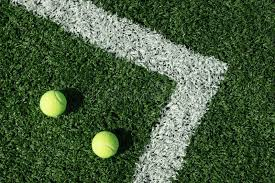
#> input picture images/balls.png, 275 x 183 px
$ jupyter execute --allow-errors ablation.ipynb
#> lines starting #> are read from the running program, lines starting #| are printed output that depends on the picture; after the words box and inside, x2 and y2 are one past the last pixel; in counts of white or black regions, pixels touching at a corner belong together
### code/inpainting.py
import cv2
import numpy as np
import matplotlib.pyplot as plt
from nnf import NNF
from time import time

class InpaintNNF:
    def __init__(self, image, mask, patch_w=7, max_pm_iters=5):
        assert image.shape[1] == mask.shape[1] and image.shape[0] == mask.shape[0]
        self.image = image
        self.mask = mask
        self.patch_w = patch_w
        self.max_pm_iters = max_pm_iters
        self.pyramid = []

        self._build_pyramid()


    def _build_pyramid(self):
        self.pyramid.append((self.image, self.mask))
        img = self.image.copy()
        mask = self.mask.copy()
        stopping_patch_size = self.patch_w
        while img.shape[0] >= stopping_patch_size and img.shape[1] >= stopping_patch_size:
            img, mask = self._downsample_img_and_mask(img, mask, 2)
            self.pyramid.append((img, mask))


    def _downsample_img_and_mask(self, img, mask, factor=2):
        blur_kernel = np.array([[1, 5, 10, 5, 1]]).astype(np.float32)
        blur_kernel = blur_kernel.T @ blur_kernel

        new_img = np.zeros((img.shape[0]//factor, img.shape[1]//factor, 3)).astype(np.float32)
        new_mask = np.ones((mask.shape[0]//factor, mask.shape[1]//factor)).astype(np.float32)

        img = np.pad(img, ((2, 2), (2, 2), (0, 0)), mode='edge').astype(np.float32)
        mask = np.pad(mask, ((2, 2), (2, 2)), mode='edge').astype(np.float32)

        for x in range(2, img.shape[1]-2-1, 2):
            for y in range(2, img.shape[0]-2-1, 2):
                mask_patch = mask[y-2:y+3, x-2:x+3]
                sum_non_zero = np.sum(mask_patch * blur_kernel)
                for c in range(3):
                    img_patch = img[y-2:y+3, x-2:x+3, c]
                    val = np.sum(img_patch * mask_patch * blur_kernel)
                    if sum_non_zero > 0:
                        val /= sum_non_zero
                        new_img[(y-2)//2, (x-2)//2, c] = val
                    else:
                        new_mask[(y-2)//2, (x-2)//2] = 0

        return new_img.astype(np.uint8), new_mask.astype(np.uint8)


    def _upsample_img(self, img, final_size):
        height, width = final_size[:2]
        return cv2.resize(img.astype(np.uint8), (width, height)).astype(np.int32)


    def _get_patch_similarity(self, nnf_object, ax, ay, bx, by):
        patch_dist = nnf_object.patch_distance(ax, ay, bx, by)
        return 1 - patch_dist/nnf_object.MAX_PATCH_DIFF

    # [69 lines left out: functions weighted_copy, e_step, m_step, expectation_maximization, not called in this run]

    def inpaint(self):

        inpainted_images = []

        num_pyramid_levels = len(self.pyramid)
        inpainted_img = None
        running_nnf_src_to_target = None
        running_nnf_target_to_src = None
        for level in range(num_pyramid_levels-1, 0, -1):
            start_time = time()

            iterEM = 1+2*level
            iterNNF = min(self.max_pm_iters, 1+level)
            src, mask = self.pyramid[level]
            no_mask = np.ones_like(mask)

            if level == num_pyramid_levels-1:
                inpainted_img = src.copy()

                nnf_src_to_target_obj = NNF(src, inpainted_img, mask_a=mask, mask_b=no_mask, patch_w=self.patch_w, pm_iters=iterNNF)
                nnf_src_to_target_obj.initialize_nnf_with_mask(mask)

                nnf_target_to_src_obj = NNF(inpainted_img, src, mask_a=no_mask, mask_b=mask, patch_w=self.patch_w, pm_iters=iterNNF)
                nnf_target_to_src_obj.initialize_nnf_with_mask(mask)
            else:
                nnf_src_to_target_obj = NNF(src, inpainted_img, mask_a=mask, mask_b=no_mask, patch_w=self.patch_w, pm_iters=iterNNF)
                nnf_src_to_target_obj.initialize_nnf_with_other_nnf(running_nnf_src_to_target)
                nnf_src_to_target_obj.initialize_nnf_with_mask(mask)

                nnf_target_to_src_obj = NNF(inpainted_img, src, mask_a=no_mask, mask_b=mask, patch_w=self.patch_w, pm_iters=iterNNF)
                nnf_target_to_src_obj.initialize_nnf_with_other_nnf(running_nnf_target_to_src)
                nnf_target_to_src_obj.initialize_nnf_with_mask(mask)

            for em_step in range(iterEM):

                inpainted_img, running_nnf_src_to_target, running_nnf_target_to_src = self.expectation_maximization(
                    nnf_src_to_target_obj, nnf_target_to_src_obj, level, is_last_iter=(em_step == iterEM-1))

                nnf_src_to_target_obj.b = inpainted_img.copy()
                nnf_target_to_src_obj.a = inpainted_img.copy()

            inpainted_images.append(inpainted_img.astype(np.uint8))

            print("Level", level, "done in", time()-start_time, "seconds.")

        return inpainted_images


### code/ablation.ipynb
[cell 1]
import cv2
import numpy as np
import matplotlib.pyplot as plt
from inpainting import InpaintNNF

[cell 2]
def test_inpainting(src_path, mask_path, patch_w=7, max_pm_iters=5):
#> called with src_path = '../images/balls.png', mask_path = '../images/balls_mask.png', patch_w = 7, max_pm_iters = 5
    src_img = cv2.imread(src_path)
#> src_img is the input picture: shape (183, 275, 3); mean B, G, R 62.1, 92.9, 70.8
    mask = cv2.imread(mask_path, cv2.IMREAD_GRAYSCALE)
    mask = np.where(mask > 127, 1, 0).astype(np.uint8)

    inpainter = InpaintNNF(src_img, mask, patch_w=patch_w, max_pm_iters=max_pm_iters)
    inpainted_images = inpainter.inpaint()

    sources = []
    masks =[]

    for i in range(len(inpainter.pyramid)):
        sources.append(inpainter.pyramid[i][0])
        masks.append(inpainter.pyramid[i][1])

    return inpainted_images, sources, masks

## Example 1

[cell 3]
src_path = "../images/balls.png"
mask_path = "../images/balls_mask.png"
#> (the rest of this cell did not finish here and is left out)

#> (a cell that did not finish here is left out)

[cell 5]
src_path = "../images/balls.png"
mask_path = "../images/balls_mask.png"
#> (the rest of this cell did not finish here and is left out)


#> (a cell that did not finish here is left out)

[cell 7]
src_path = "../images/balls.png"
mask_path = "../images/balls_mask.png"
#> (the rest of this cell did not finish here and is left out)


#> (a cell that did not finish here is left out)

Time for inpainting using both search and propagate - 37 s
Time for inpainting using only search - 32 s
Time for inpainting using only propagate - 19 s

[cell 9]
times = [37, 32, 19]
x_labels = ['Both', 'Search', 'Propogate']
plt.bar(range(len(times)), times)
plt.xticks(range(len(x_labels)), x_labels)
plt.ylabel('Time taken (s)')
plt.title('Time taken to inpaint - analysing propogate & search times')
plt.show()
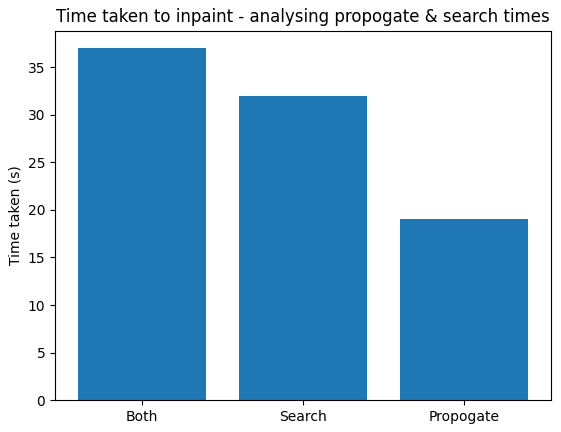
#> figure drawn by matplotlib, 1 panel; tallest bar 37 high, from x = -0.4 to 0.4

## Example 2

[cell 10]
src_path = "../images/photo_bomb.jpg"
mask_path = "../images/photo_bomb_mask.jpg"
#> (the rest of this cell did not finish here and is left out)

#> call 4 of test_inpainting, with src_path = '../images/photo_bomb.jpg', mask_path = '../images/photo_bomb_mask.jpg', patch_w = 7, max_pm_iters = 5
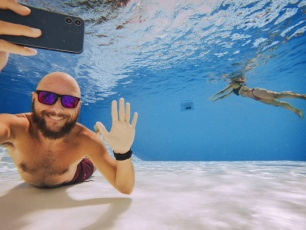
#> input picture images/photo_bomb.jpg, 306 x 230 px
#> in test_inpainting, src_img is the input picture: shape (230, 306, 3); mean B, G, R 163.2, 145.9, 128.6
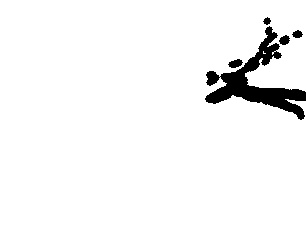
#> input picture images/photo_bomb_mask.jpg, 306 x 230 px
#> in test_inpainting, mask is the input picture: shape (230, 306); min 0, max 255, mean 244.2
#> in test_inpainting (call 4), `mask = np.where(mask > 127, 1, 0).astype(np.uint8)`: mask: shape (230, 306); values 0 (black) and 1 (white), 95.8% white; 5 black regions, box (x1, y1, x2, y2) and area: (205, 26, 306, 120) 2721, (228, 59, 243, 68) 90, (279, 35, 290, 45) 77, (292, 30, 303, 38) 60, (263, 17, 271, 25) 41
#> the loop in _build_pyramid, `while img.shape[0] >= stopping_patch_size and img.shape[1] >= stopping..` made 6 passes
#> mask on pass 6: [[1, 1, 1, 1], [1, 1, 1, 1], [1, 1, 1, 1]]
#> pass 1, in _downsample_img_and_mask, `img = np.pad(img, ((2, 2), (2, 2), (0, 0)), mode='edge').astype(np.flo..`:
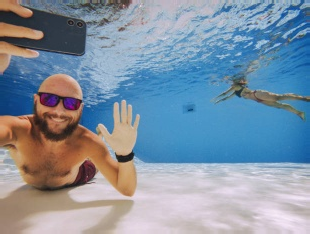
#> img: shape (234, 310, 3) float32; mean of channels 0, 1, 2 163.2, 146.1, 129.1; drawn as B, G, R
#> pass 1, in _downsample_img_and_mask, `mask = np.pad(mask, ((2, 2), (2, 2)), mode='edge').astype(np.float32)`:
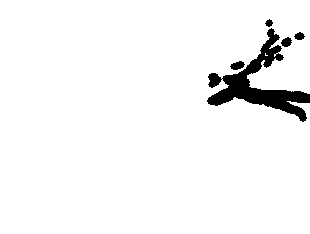
#> mask: shape (234, 310) float32; values 0 (black) and 1 (white), 95.9% white; 5 black regions, box (x1, y1, x2, y2) and area: (207, 28, 310, 122) 2739, (230, 61, 245, 70) 90, (281, 37, 292, 47) 77, (294, 32, 305, 40) 60, (265, 19, 273, 27) 41
#> pass 1, in _build_pyramid, `img, mask = self._downsample_img_and_mask(img, mask, 2)`:
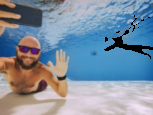
#> img: shape (115, 153, 3); mean B, G, R 160.4, 143, 125.8
#> pass 1, in _build_pyramid, `img, mask = self._downsample_img_and_mask(img, mask, 2)`:
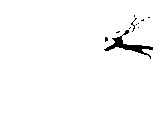
#> mask: shape (115, 153); values 0 (black) and 1 (white), 97.9% white; 11 black regions (10 under 20 px), largest, box (x1, y1, x2, y2) and area: (104, 30, 153, 59) 318
#> after the loop in _build_pyramid, `while img.shape[0] >= stopping_patch_size and img.shape[1] >= stopping..`: self.pyramid = 7 items
#> in inpaint, `num_pyramid_levels = len(self.pyramid)`: num_pyramid_levels = 7

#> (a cell that did not finish here is left out)

[cell 12]
src_path = "../images/photo_bomb.jpg"
mask_path = "../images/photo_bomb_mask.jpg"
#> (the rest of this cell did not finish here and is left out)

#> the loop in _build_pyramid (call 2), `while img.shape[0] >= stopping_patch_size and img.shape[1] >= stopping..` made 6 passes
#> pass 2, in _downsample_img_and_mask (call 8), `img = np.pad(img, ((2, 2), (2, 2), (0, 0)), mode='edge').astype(np.flo..`:
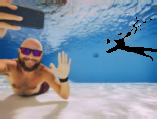
#> img: shape (119, 157, 3) float32; mean of channels 0, 1, 2 160.4, 143.4, 127; drawn as B, G, R
#> pass 2, in _build_pyramid (call 2), `img, mask = self._downsample_img_and_mask(img, mask, 2)`:
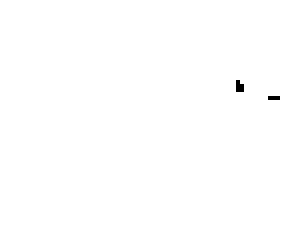
#> mask: shape (57, 76) (shown 4 times larger); values 0 (black) and 1 (white), 99.8% white; black in thin lines or dots, all inside (x1, y1, x2, y2) = (59, 20, 70, 25)

#> (a cell that did not finish here is left out)

[cell 14]
src_path = "../images/photo_bomb.jpg"
mask_path = "../images/photo_bomb_mask.jpg"
#> (the rest of this cell did not finish here and is left out)

#> the loop in _build_pyramid (call 3), `while img.shape[0] >= stopping_patch_size and img.shape[1] >= stopping..` made 6 passes
#> pass 3, in _build_pyramid (call 3), `img, mask = self._downsample_img_and_mask(img, mask, 2)`:
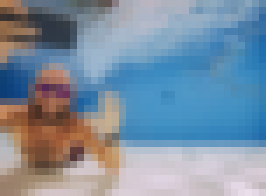
#> img: shape (28, 38, 3) (shown 7 times larger); mean B, G, R 161.2, 143, 124.2

#> (a cell that did not finish here is left out)

Time for inpainting using both search and propagate - 63 s
Time for inpainting using only search - 54 s
Time for inpainting using only propagate - 35 s

[cell 16]
times = [63, 54, 35]
x_labels = ['Both', 'Search', 'Propogate']
plt.bar(range(len(times)), times)
plt.xticks(range(len(x_labels)), x_labels)
plt.ylabel('Time taken (s)')
plt.title('Time taken to inpaint - analysing propogate & search times')
plt.show()
#> figure, not shown here; tallest bar 63 high, from x = -0.4 to 0.4
